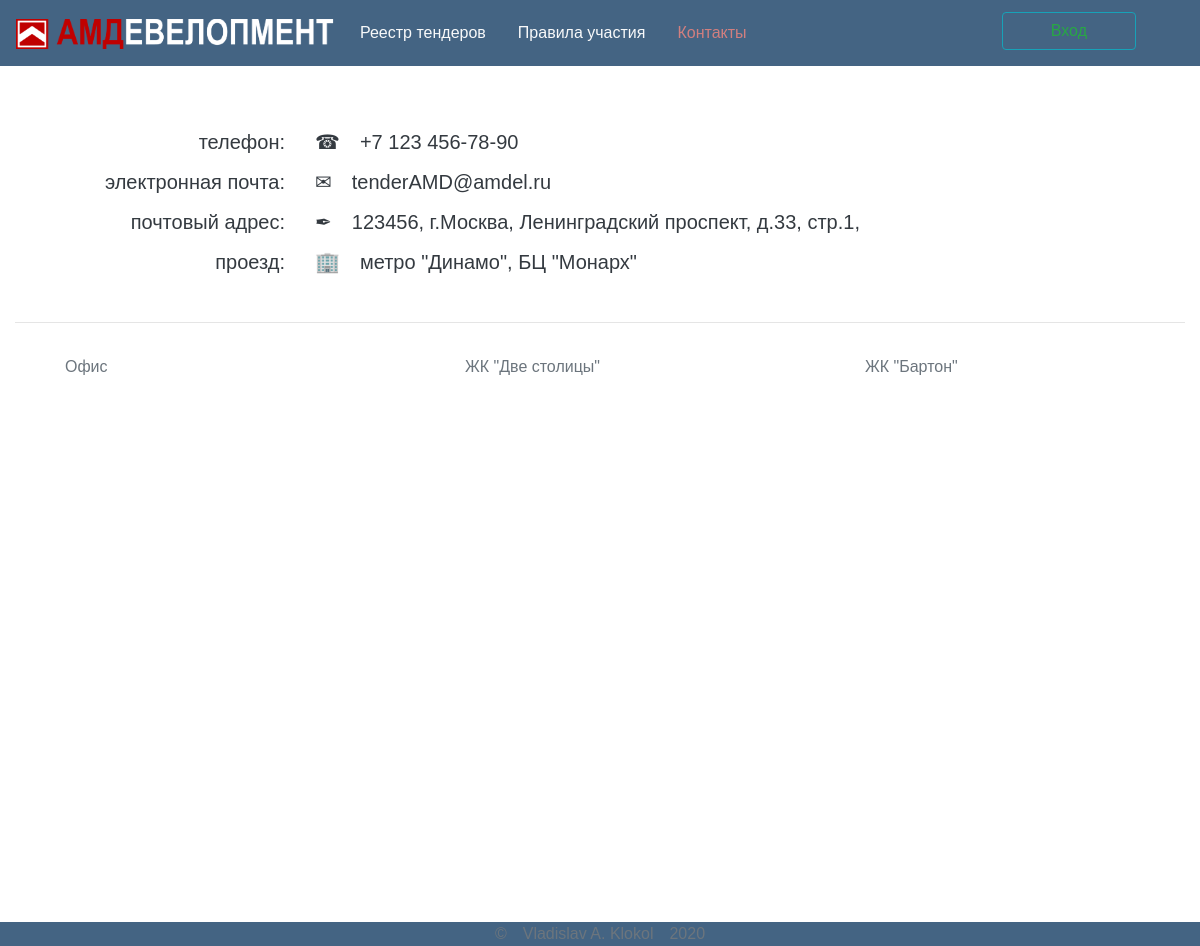
Page /views/contact/ on the committed database.
### tables this page shows
CREATE TABLE `contacts` (
  `id` tinyint(2) NOT NULL,
  `title` varchar(256) NOT NULL,
  `info` varchar(1024) NOT NULL,
  `type` varchar(256) DEFAULT NULL,
  `contact` varchar(256) DEFAULT NULL,
  `specchar` varchar(10) DEFAULT NULL
);

### module/pdo_query.php (called while the page is built, shortened)
<?php
function getTable($pdo, $table, $where = NULL,  $sort = NULL, $limit = NULL)
{
    $sql = "SELECT * FROM `$table`
    WHERE " . ($table == 'tenders' ? '`delete`=0 AND ' : '') . ($where == NULL ? '1' : "$where")
        . ($sort == NULL ? "" : " ORDER BY $sort")
        . ($limit == NULL ? "" : " LIMIT $limit");
    $stmt = $pdo->prepare($sql);
    $stmt->execute();
    return $stmt->fetchAll();
}

### views/contact/index.php (the view, shortened to what this page needs)
<?php
$main = false;
$rules = false;
$contact = true;
require $_SERVER['DOCUMENT_ROOT'] . '/views/layouts/headerConf.php';
require $_SERVER['DOCUMENT_ROOT'] . '/views/layouts/header.php';
?>
<div class="row h5 text-dark mt-5 mb-5">
    <div class="col text-center">
        <?php
        foreach ($contacts as $cont) { ?>
            <div class="row mt-3">
                <div class="col-3 text-right">
                    <?= $cont['title'] ?>:
                </div>
                <div class="col text-left">
                    <?php
                    if ($cont['type'] == 'tel' || $cont['type'] == 'mailto') {
                    ?>
                        <a href="<?= $cont['type'] . ':' . ' ' . $cont['contact'] ?>">
                            <span class="text-dark">
                                <?= $cont['specchar'] . '&#8195;' .  $cont['info'] ?>
                            </span>
                        </a>
                    <?php } else { ?>
                        <?= $cont['specchar'] . '&#8195;'  . $cont['info'] ?>
                    <?php } ?>
                </div>
            </div>
        <?php } ?>
    </div>
</div>
<hr>
<div class="row d-flex justify-content-md-center justify-content-md-around text-muted  flex-wrap">
    <div class="col-12 col-md-3">
        <div class="mb-2 mt-3">Офис</div>
    </div>
    <div class="col-12 col-md-3 ">
        <div class="mb-2 mt-3">ЖК "Две столицы"</div>
    </div>
    <div class="col-12 col-md-3">
        <div class="mb-2 mt-3">ЖК "Бартон"</div>
    </div>
</div>
<?php
require $_SERVER['DOCUMENT_ROOT'] . '/views/layouts/footer.php';
?>

### views/layouts/header.php (shortened to what this page needs)
<?php
$contacts = getTable($pdo, 'contacts');
?>
<!DOCTYPE html>
<html lang="en">
<head>
    <link rel="stylesheet" href="/css/reset.css">
    <link rel="stylesheet" href="/css/bootstrap.min.css">
    <link rel="stylesheet" href="/css/all.min.css">
    <link rel="stylesheet" href="/css/style.css">
</head>
<body>
    <nav class="navbar navbar-expand-lg navbar-light bg-dark">
        <a class="navbar-brand" href="/"><img src="/img/logo4.png" class="logo-img" alt="logo-AMD"></a>
        <div class="collapse navbar-collapse" id="navbarSupportedContent">
            <ul class="navbar-nav mr-auto">
                <li class="nav-item">
                    <a class="nav-link text-light mr-3" href="/"><span class="<?= $main ? 'active' : '' ?>">Реестр тендеров</span></a>
                </li>
                <li class="nav-item">
                    <a class="nav-link text-light mr-3"" href="/views/about/"> <span class="<?= $rules ? 'active' : '' ?>">Правила участия</span></a>
                </li>
                <li class="nav-item">
                    <a class="nav-link text-light mr-3"" href="/views/contact/"> <span class="<?= $contact ? 'active' : '' ?>">Контакты</span></a>
                </li>
            </ul>
            <?php
            if (isset($_SESSION['user']) && !isset($_SESSION['user']['error'])) { ?>
                <div>
                    <span class='text-secondary'>ИНН: <?= $_SESSION['user']['inn'] ?> &#8195;</span>
                    <a href="/?exit" class="mr-5 text-success h5 btn btn-outline-info  mt-1 pl-5 pr-5 ">Выход</a>
                </div>
            <?php } else { ?>
                <div>
                    <span class='text-danger'><?= isset($_SESSION['user']['error']) ? $_SESSION['user']['error'] : '' ?> &#8195;</span>
                    <a href="/views/authorization/authorization.php" class="mr-5 text-success h5 btn btn-outline-info  mt-1 pl-5 pr-5 ">Вход</a>
                </div>
            <?php } ?>
        </div>
    </nav>
    <main class="container-fluid main-container">

### views/layouts/footer.php (shortened to what this page needs)
    </main>
<footer class="container-fluid footer text-center bg-dark text-secondary mt-5">
    <div>&copy;&emsp;Vladislav A. Klokol&emsp;2020</div>
</footer>
</body>
</html>

### css/style.css (style rules this page uses)
body { font-family: Arial, Helvetica, sans-serif; }
.logo-img { width: 16em; height: 1.5em; }
.active { color: rgb(209, 127, 127); }
.main-container { min-height: 95vh; }
.bg-dark { background-color: #446483 !important; }

### rows in the picture
contacts: title "телефон", specchar "☎", info "+7 123 456-78-90"
contacts: title "электронная почта", specchar "✉", info "tenderAMD@amdel.ru"
contacts: title "почтовый адрес", specchar "✒", info "123456, г.Москва, Ленинградский проспект, д.33, стр.1,"
contacts: title "проезд", specchar "🏢", info "метро \"Динамо\", БЦ \"Монарх\""
